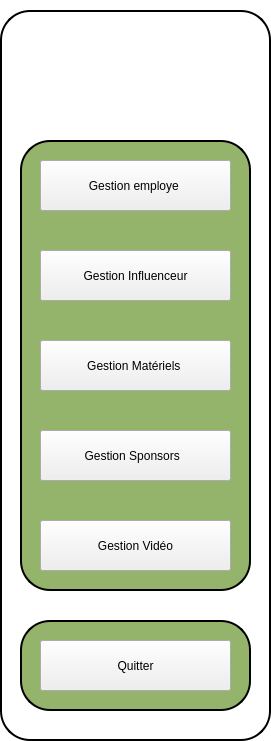
      <widget class="QGroupBox" name="groupBox_6">
       <property name="geometry">
        <rect>
         <x>10</x>
         <y>70</y>
         <width>271</width>
         <height>741</height>
        </rect>
       </property>
       <property name="styleSheet">
        <string notr="true">QGroupBox {
    background-color: rgb(255, 255, 255); /* fond rose clair */
    border: 2px solid rgb(0, 0, 0);  /* bordure violette */
    border-radius: 30px;
    margin-top: 10px;
    padding: 10px;
}

QGroupBox::title {
    subcontrol-origin: margin;
    subcontrol-position: top left;
    padding: 2px 10px;
    color: #bd22ff;                   /* couleur du titre */
    font-weight: bold;
}

</string>
       </property>
       <property name="title">
        <string/>
       </property>
       <widget class="QLabel" name="label_5">
        <property name="geometry">
         <rect>
          <x>30</x>
          <y>30</y>
          <width>211</width>
          <height>91</height>
         </rect>
        </property>
        <property name="styleSheet">
         <string notr="true">width:10px;</string>
        </property>
        <property name="text">
         <string/>
        </property>
        <property name="pixmap">
         <pixmap resource="ressources.qrc">:/new/prefix1/logo.jpg</pixmap>
        </property>
        <property name="scaledContents">
         <bool>true</bool>
        </property>
       </widget>
       <widget class="QGroupBox" name="groupBox_7">
        <property name="geometry">
         <rect>
          <x>20</x>
          <y>130</y>
          <width>231</width>
          <height>461</height>
         </rect>
        </property>
        <property name="styleSheet">
         <string notr="true">QGroupBox {
       background-color:  rgb(148, 179, 107); 
    border: 2px solid rgb(0, 0, 0);  /* bordure violette */
    border-radius: 30px;
    margin-top: 10px;
    padding: 10px;
}

QGroupBox::title {
    subcontrol-origin: margin;
    subcontrol-position: top left;
    padding: 2px 10px;
    color: #bd22ff;                   /* couleur du titre */
    font-weight: bold;
}
</string>
        </property>
        <property name="title">
         <string/>
        </property>
        <widget class="QPushButton" name="employe">
         <property name="geometry">
          <rect>
           <x>20</x>
           <y>30</y>
           <width>191</width>
           <height>51</height>
          </rect>
         </property>
         <property name="styleSheet">
          <string notr="true">QPushButton {    background-color:  rgb(203, 203, 203); ; /* button background */ color: white; /* text color */ border: 1px solid ; /* black border */ border-radius: 8px; padding: 6px 12px;  font-size: 20px;} 
QPushButton:hover { background-color:rgb(203,203,253) ; /* hover color */
};</string>
         </property>
         <property name="text">
          <string>Gestion employe </string>
         </property>
        </widget>
        <widget class="QPushButton" name="influenceur">
         <property name="geometry">
          <rect>
           <x>20</x>
           <y>120</y>
           <width>191</width>
           <height>51</height>
          </rect>
         </property>
         <property name="styleSheet">
          <string notr="true">QPushButton {    background-color:  rgb(203, 203, 203); ; /* button background */ color: white; /* text color */ border: 1px solid ; /* black border */ border-radius: 8px; padding: 6px 12px;  font-size: 20px;} 
QPushButton:hover { background-color:rgb(203,203,253) ; /* hover color */
};</string>
         </property>
         <property name="text">
          <string>Gestion Influenceur</string>
         </property>
        </widget>
        <widget class="QPushButton" name="materiel">
         <property name="geometry">
          <rect>
           <x>20</x>
           <y>210</y>
           <width>191</width>
           <height>51</height>
          </rect>
         </property>
         <property name="styleSheet">
          <string notr="true">QPushButton {    background-color:  rgb(203, 203, 203); ; /* button background */ color: white; /* text color */ border: 1px solid ; /* black border */ border-radius: 8px; padding: 6px 12px;  font-size: 20px;} 
QPushButton:hover { background-color:rgb(203,203,253) ; /* hover color */
};</string>
         </property>
         <property name="text">
          <string>Gestion Matériels </string>
         </property>
        </widget>
        <widget class="QPushButton" name="sponsors">
         <property name="geometry">
          <rect>
           <x>20</x>
           <y>300</y>
           <width>191</width>
           <height>51</height>
          </rect>
         </property>
         <property name="styleSheet">
          <string notr="true">QPushButton {    background-color:  rgb(203, 203, 203); ; /* button background */ color: white; /* text color */ border: 1px solid ; /* black border */ border-radius: 8px; padding: 6px 12px;  font-size: 20px;} 
QPushButton:hover { background-color:rgb(203,203,253) ; /* hover color */
};
</string>
         </property>
         <property name="text">
          <string>Gestion Sponsors  </string>
         </property>
        </widget>
        <widget class="QPushButton" name="vd">
         <property name="geometry">
          <rect>
           <x>20</x>
           <y>390</y>
           <width>191</width>
           <height>51</height>
          </rect>
         </property>
         <property name="styleSheet">
          <string notr="true">QPushButton {    background-color:  rgb(203, 203, 203); ; /* button background */ color: white; /* text color */ border: 1px solid ; /* black border */ border-radius: 8px; padding: 6px 12px;  font-size: 20px;} 
QPushButton:hover { background-color:rgb(203,203,253) ; /* hover color */
};</string>
         </property>
         <property name="text">
          <string>Gestion Vidéo</string>
         </property>
        </widget>
       </widget>
       <widget class="QGroupBox" name="groupBox_55">
        <property name="geometry">
         <rect>
          <x>20</x>
          <y>610</y>
          <width>231</width>
          <height>101</height>
         </rect>
        </property>
        <property name="styleSheet">
         <string notr="true">QGroupBox {
       background-color:  rgb(148, 179, 107); 
    border: 2px solid rgb(0, 0, 0);  /* bordure violette */
    border-radius: 30px;
    margin-top: 10px;
    padding: 10px;
}

QGroupBox::title {
    subcontrol-origin: margin;
    subcontrol-position: top left;
    padding: 2px 10px;
    color: #bd22ff;                   /* couleur du titre */
    font-weight: bold;
}
</string>
        </property>
        <property name="title">
         <string/>
        </property>
        <widget class="QPushButton" name="quitter">
         <property name="geometry">
          <rect>
           <x>20</x>
           <y>30</y>
           <width>191</width>
           <height>51</height>
          </rect>
         </property>
         <property name="styleSheet">
          <string notr="true">QPushButton {    background-color:  rgb(203, 203, 203); ; /* button background */ color: white; /* text color */ border: 1px solid ; /* black border */ border-radius: 8px; padding: 6px 12px;  font-size: 20px;} 
QPushButton:hover { background-color:rgb(203,203,253) ; /* hover color */
};</string>
         </property>
         <property name="text">
          <string>Quitter</string>
         </property>
        </widget>
       </widget>
      </widget>
